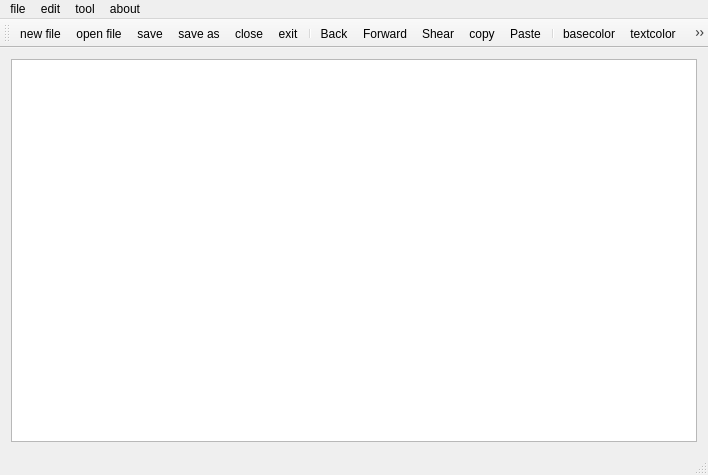
<?xml version="1.0" encoding="UTF-8"?>
<ui version="4.0">
 <class>MainWindow</class>
 <widget class="QMainWindow" name="MainWindow">
  <property name="geometry">
   <rect>
    <x>0</x>
    <y>0</y>
    <width>708</width>
    <height>475</height>
   </rect>
  </property>
  <property name="windowTitle">
   <string>MainWindow</string>
  </property>
  <widget class="QWidget" name="centralWidget">
   <layout class="QGridLayout" name="gridLayout">
    <item row="0" column="0">
     <widget class="QTextEdit" name="textEdit">
      <property name="sizePolicy">
       <sizepolicy hsizetype="Expanding" vsizetype="Expanding">
        <horstretch>0</horstretch>
        <verstretch>0</verstretch>
       </sizepolicy>
      </property>
      <property name="autoFillBackground">
       <bool>false</bool>
      </property>
      <property name="undoRedoEnabled">
       <bool>true</bool>
      </property>
      <property name="overwriteMode">
       <bool>false</bool>
      </property>
     </widget>
    </item>
   </layout>
  </widget>
  <widget class="QMenuBar" name="menuBar">
   <property name="geometry">
    <rect>
     <x>0</x>
     <y>0</y>
     <width>708</width>
     <height>31</height>
    </rect>
   </property>
   <widget class="QMenu" name="menuFile">
    <property name="title">
     <string>file</string>
    </property>
    <addaction name="actionNew_file"/>
    <addaction name="actionOpen_file"/>
    <addaction name="actionSave"/>
    <addaction name="actionSave_2"/>
    <addaction name="actionClose"/>
    <addaction name="actionExit"/>
   </widget>
   <widget class="QMenu" name="menuExit">
    <property name="title">
     <string>edit</string>
    </property>
    <addaction name="actionRevoke"/>
    <addaction name="actionForward"/>
    <addaction name="separator"/>
    <addaction name="actionCopy"/>
    <addaction name="actionPaste"/>
    <addaction name="actionShear"/>
   </widget>
   <widget class="QMenu" name="menuAbout">
    <property name="title">
     <string>about</string>
    </property>
    <addaction name="actionInfo"/>
   </widget>
   <widget class="QMenu" name="menuTool">
    <property name="title">
     <string>tool</string>
    </property>
    <addaction name="actionColor"/>
    <addaction name="actionTextcolor"/>
    <addaction name="actionFont"/>
    <addaction name="actionPrinttext"/>
   </widget>
   <addaction name="menuFile"/>
   <addaction name="menuExit"/>
   <addaction name="menuTool"/>
   <addaction name="menuAbout"/>
  </widget>
  <widget class="QToolBar" name="mainToolBar">
   <attribute name="toolBarArea">
    <enum>TopToolBarArea</enum>
   </attribute>
   <attribute name="toolBarBreak">
    <bool>false</bool>
   </attribute>
   <addaction name="actionNew_file"/>
   <addaction name="actionOpen_file"/>
   <addaction name="actionSave"/>
   <addaction name="actionSave_2"/>
   <addaction name="actionClose"/>
   <addaction name="actionExit"/>
   <addaction name="separator"/>
   <addaction name="actionRevoke"/>
   <addaction name="actionForward"/>
   <addaction name="actionShear"/>
   <addaction name="actionCopy"/>
   <addaction name="actionPaste"/>
   <addaction name="separator"/>
   <addaction name="actionColor"/>
   <addaction name="actionTextcolor"/>
   <addaction name="actionFont"/>
   <addaction name="actionPrinttext"/>
   <addaction name="separator"/>
   <addaction name="actionInfo"/>
  </widget>
  <widget class="QStatusBar" name="statusBar"/>
  <action name="actionOpen_file">
   <property name="icon">
    <iconset resource="img.qrc">
     <normaloff>:/images/open.png</normaloff>:/images/open.png</iconset>
   </property>
   <property name="text">
    <string>open file</string>
   </property>
   <property name="shortcut">
    <string>Ctrl+O</string>
   </property>
  </action>
  <action name="actionSave">
   <property name="icon">
    <iconset resource="img.qrc">
     <normaloff>:/images/save.png</normaloff>:/images/save.png</iconset>
   </property>
   <property name="text">
    <string>save</string>
   </property>
   <property name="shortcut">
    <string>Ctrl+S</string>
   </property>
  </action>
  <action name="actionSave_2">
   <property name="icon">
    <iconset resource="img.qrc">
     <normaloff>:/images/saveas.png</normaloff>:/images/saveas.png</iconset>
   </property>
   <property name="text">
    <string>save as</string>
   </property>
   <property name="shortcut">
    <string>Ctrl+Shift+S</string>
   </property>
  </action>
  <action name="actionRevoke">
   <property name="icon">
    <iconset resource="img.qrc">
     <normaloff>:/images/undo.png</normaloff>:/images/undo.png</iconset>
   </property>
   <property name="text">
    <string>Back</string>
   </property>
   <property name="shortcut">
    <string>Ctrl+Z</string>
   </property>
  </action>
  <action name="actionForward">
   <property name="icon">
    <iconset resource="img.qrc">
     <normaloff>:/images/redo.png</normaloff>:/images/redo.png</iconset>
   </property>
   <property name="text">
    <string>Forward</string>
   </property>
   <property name="shortcut">
    <string>Ctrl+Shift+Z</string>
   </property>
  </action>
  <action name="actionCopy">
   <property name="icon">
    <iconset resource="img.qrc">
     <normaloff>:/images/copy.png</normaloff>:/images/copy.png</iconset>
   </property>
   <property name="text">
    <string>copy</string>
   </property>
   <property name="shortcut">
    <string>Ctrl+C</string>
   </property>
  </action>
  <action name="actionPaste">
   <property name="icon">
    <iconset resource="img.qrc">
     <normaloff>:/images/paste.png</normaloff>:/images/paste.png</iconset>
   </property>
   <property name="text">
    <string>Paste</string>
   </property>
   <property name="shortcut">
    <string>Ctrl+V</string>
   </property>
  </action>
  <action name="actionShear">
   <property name="icon">
    <iconset resource="img.qrc">
     <normaloff>:/images/cut.png</normaloff>:/images/cut.png</iconset>
   </property>
   <property name="text">
    <string>Shear</string>
   </property>
   <property name="shortcut">
    <string>Ctrl+X</string>
   </property>
  </action>
  <action name="actionInfo">
   <property name="icon">
    <iconset resource="img.qrc">
     <normaloff>:/images/info.png</normaloff>:/images/info.png</iconset>
   </property>
   <property name="text">
    <string>Info</string>
   </property>
   <property name="shortcut">
    <string>F1</string>
   </property>
  </action>
  <action name="actionNew_file">
   <property name="icon">
    <iconset resource="img.qrc">
     <normaloff>:/images/new.png</normaloff>:/images/new.png</iconset>
   </property>
   <property name="text">
    <string>new file</string>
   </property>
   <property name="shortcut">
    <string>Ctrl+N</string>
   </property>
  </action>
  <action name="actionClose">
   <property name="icon">
    <iconset resource="img.qrc">
     <normaloff>:/images/close.png</normaloff>:/images/close.png</iconset>
   </property>
   <property name="text">
    <string>close</string>
   </property>
   <property name="shortcut">
    <string>Ctrl+W</string>
   </property>
  </action>
  <action name="actionExit">
   <property name="icon">
    <iconset resource="img.qrc">
     <normaloff>:/images/exit.png</normaloff>:/images/exit.png</iconset>
   </property>
   <property name="text">
    <string>exit</string>
   </property>
   <property name="shortcut">
    <string>Ctrl+Q</string>
   </property>
  </action>
  <action name="actionColor">
   <property name="icon">
    <iconset resource="img.qrc">
     <normaloff>:/images/basecolor.png</normaloff>:/images/basecolor.png</iconset>
   </property>
   <property name="text">
    <string>basecolor</string>
   </property>
  </action>
  <action name="actionFont">
   <property name="icon">
    <iconset resource="img.qrc">
     <normaloff>:/images/font.png</normaloff>:/images/font.png</iconset>
   </property>
   <property name="text">
    <string>font</string>
   </property>
  </action>
  <action name="actionTextcolor">
   <property name="icon">
    <iconset resource="img.qrc">
     <normaloff>:/images/textcolor.png</normaloff>:/images/textcolor.png</iconset>
   </property>
   <property name="text">
    <string>textcolor</string>
   </property>
  </action>
  <action name="actionPrinttext">
   <property name="icon">
    <iconset resource="img.qrc">
     <normaloff>:/images/printText.png</normaloff>:/images/printText.png</iconset>
   </property>
   <property name="text">
    <string>printtext</string>
   </property>
  </action>
 </widget>
 <layoutdefault spacing="6" margin="11"/>
 <resources>
  <include location="img.qrc"/>
 </resources>
 <connections/>
</ui>
